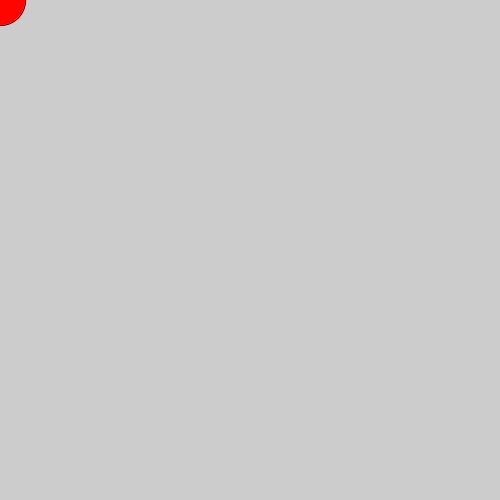
Frame 1 (no input)
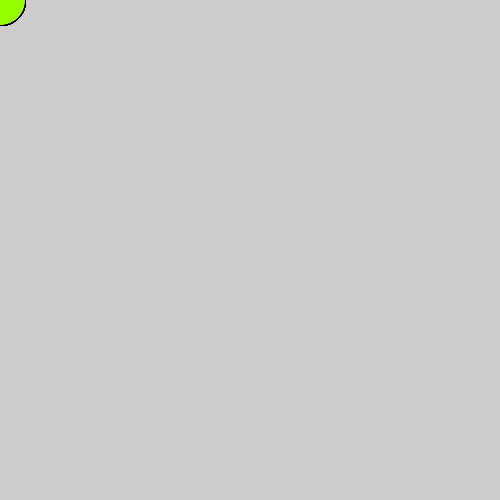
Frame 60 (the mouse pressed at the canvas centre just before this capture)
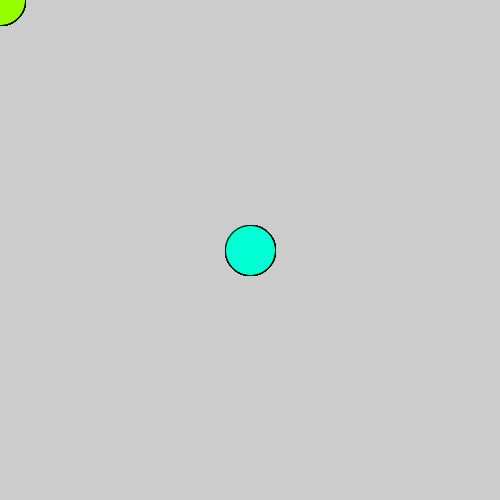
Frame 120 (the mouse held since frame 60 and released just before this capture)

The Processing sketch that drew these frames (run headless with seeded random() and noise(); from frame 60 on, the mouse is pressed at the canvas centre):

// Processing sketch: processing_187358
// ── processing_187358.pde

void setup(){
  frameRate(120);
  size(500,500);
  colorMode(HSB,255);
}
int h = 0;
void draw(){
  h++;
  fill(h,255,255);
  if(h==256){h = 0;}
  ellipse (mouseX,mouseY,width/10,height/10);
}
